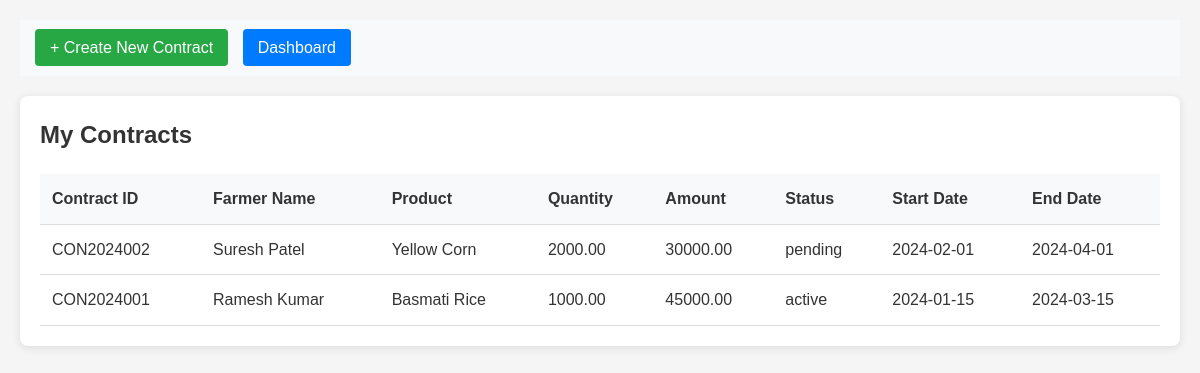
The app's page /buyer/contracts.php (signed in) with its own data.
### tables this page shows
CREATE TABLE contracts (
    id INT AUTO_INCREMENT PRIMARY KEY,
    contract_id VARCHAR(50) UNIQUE NOT NULL,
    buyer_id INT NOT NULL,
    farmer_id INT NOT NULL,
    product_id INT,  
    crop_id INT NOT NULL,
    farmer_name VARCHAR(200) NOT NULL,
    buyer_name VARCHAR(200) NOT NULL,
    product VARCHAR(200) NOT NULL,
    quantity DECIMAL(10,2) NOT NULL,
    unit ENUM('kg', 'quintal', 'tonne') DEFAULT 'kg',
    amount DECIMAL(15,2) NOT NULL,
    price_per_unit DECIMAL(10,2) NOT NULL,
    status ENUM('draft', 'pending', 'active', 'completed', 'cancelled', 'expired') DEFAULT 'draft',
    contract_type ENUM('spot', 'forward', 'seasonal') DEFAULT 'spot',
    start_date DATE NOT NULL,
    end_date DATE NOT NULL,
    delivery_location TEXT,
    quality_specifications TEXT,
    payment_terms TEXT,
    special_conditions TEXT,
    created_by INT NOT NULL,  
    signed_by_farmer BOOLEAN DEFAULT FALSE,
    signed_by_buyer BOOLEAN DEFAULT FALSE,
    farmer_signature_date DATETIME NULL,
    buyer_signature_date DATETIME NULL,
    contract_document VARCHAR(255),  
    created_at TIMESTAMP DEFAULT CURRENT_TIMESTAMP,
    updated_at TIMESTAMP DEFAULT CURRENT_TIMESTAMP ON UPDATE CURRENT_TIMESTAMP,
    FOREIGN KEY (buyer_id) REFERENCES buyers(id) ON DELETE CASCADE,
    FOREIGN KEY (farmer_id) REFERENCES farmers(id) ON DELETE CASCADE,
    FOREIGN KEY (product_id) REFERENCES product_listings(id) ON DELETE SET NULL,
    FOREIGN KEY (crop_id) REFERENCES crops(id),
    FOREIGN KEY (created_by) REFERENCES users(id)
);

### buyer/contracts.php (the view, shortened to what this page needs)
<?php
function fetchContracts() {
    $db = getDB();
    $buyerID = isset($_SESSION['buyer_id']) ? $_SESSION['buyer_id'] : (isset($_SESSION['user_id']) ? $_SESSION['user_id'] : null);
    $query = "SELECT contract_id, farmer_name, product, quantity, amount, status, start_date, end_date FROM contracts WHERE buyer_id = ? ORDER BY start_date DESC";
    $stmt = $db->prepare($query);
    $stmt->bindParam(1, $buyerID, PDO::PARAM_INT);
    $stmt->execute();
    return $stmt->fetchAll(PDO::FETCH_ASSOC);
}
try {
    $contracts = fetchContracts();
} catch (Exception $e) {
    error_log("Error fetching contracts: " . $e->getMessage());
    $contracts = [];
    $error_message = "Unable to load contracts at this time. Please try again later.";
}
?><!DOCTYPE html>
<html lang="en">
<head>
    <link rel="stylesheet" href="../css/style.css">
</head>
<body>
    <header>
        <div class="navigation" style="background-color: #f8f9fa; padding: 15px; margin-bottom: 20px;">
            <a href="manage_contracts.php" style="background-color: #28a745; color: white; padding: 10px 15px; text-decoration: none; border-radius: 4px; margin-right: 10px;">+ Create New Contract</a>
            <a href="dashboard.php" style="background-color: #007bff; color: white; padding: 10px 15px; text-decoration: none; border-radius: 4px;">Dashboard</a>
        </div>
    </header>
    <main>
        <h2>My Contracts</h2>
        <section class="contract-list">
            <table>
                <thead>
                    <tr>
                        <th>Contract ID</th>
                        <th>Farmer Name</th>
                        <th>Product</th>
                        <th>Quantity</th>
                        <th>Amount</th>
                        <th>Status</th>
                        <th>Start Date</th>
                        <th>End Date</th>
                    </tr>
                </thead>
                <tbody>
                    <?php if (empty($contracts)): ?>
                        <tr>
                            <td colspan="8" style="text-align: center;">No contracts found.</td>
                        </tr>
                    <?php else: ?>
                        <?php foreach($contracts as $contract): ?>
                            <tr>
                                <td><?php echo htmlspecialchars($contract['contract_id']); ?></td>
                                <td><?php echo htmlspecialchars($contract['farmer_name']); ?></td>
                                <td><?php echo htmlspecialchars($contract['product']); ?></td>
                                <td><?php echo htmlspecialchars($contract['quantity']); ?></td>
                                <td><?php echo htmlspecialchars($contract['amount']); ?></td>
                                <td><?php echo htmlspecialchars($contract['status']); ?></td>
                                <td><?php echo htmlspecialchars($contract['start_date']); ?></td>
                                <td><?php echo htmlspecialchars($contract['end_date']); ?></td>
                            </tr>
                        <?php endforeach; ?>
                    <?php endif; ?>
                </tbody>
            </table>
        </section>
    </main>
</body>
</html>

### css/style.css (style rules this page uses)
* { margin: 0; padding: 0; box-sizing: border-box; }
html { scroll-behavior: smooth; }
body { font-family: 'Inter', sans-serif; line-height: 1.6; color: #333; background-color: #fff; overflow-x: hidden; }
a { text-decoration: none; color: inherit; transition: all 0.3s ease; }

### buyer/contracts.php (style rules this page uses)
body { font-family: Arial, sans-serif; margin: 0; padding: 20px; background-color: #f5f5f5; }
main { max-width: 1200px; margin: 0 auto; background-color: white; padding: 20px; border-radius: 8px; box-shadow: 0 2px 10px rgba(0,0,0,0.1); }
h2 { color: #333; margin-bottom: 20px; }
table { width: 100%; border-collapse: collapse; margin-top: 20px; }
th, td { padding: 12px; text-align: left; border-bottom: 1px solid #ddd; }
th { background-color: #f8f9fa; font-weight: bold; color: #333; }

### records on screen
contracts: contract "CON2024002", farmer_name "Suresh Patel", product "Yellow Corn", quantity "2000.00", amount "30000.00", status "pending", start_date "2024-02-01", end_date "2024-04-01"
contracts: contract "CON2024001", farmer_name "Ramesh Kumar", product "Basmati Rice", quantity "1000.00", amount "45000.00", status "active", start_date "2024-01-15", end_date "2024-03-15"
